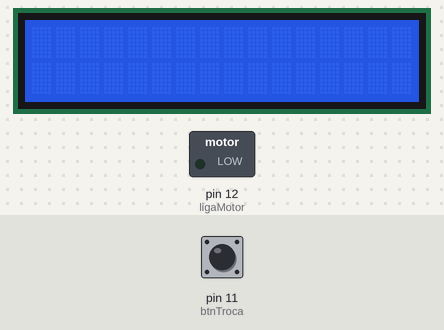
The sketch below on a simulated Arduino Uno, built with avr-gcc and run on an emulated ATmega328P. On the bench: 16×2 character LCD, switched loads named in the sketch (green lamp = pin HIGH). The test bench sets the inputs (shaded band); at power-on: pin 11 (btnTroca) HIGH. Pins used as bus, display or sensor lines are not drawn.

Above: at 1.2 s.
1.3 s: pin 11 (btnTroca) pulled LOW for 0.15 s
At 2.1 s:
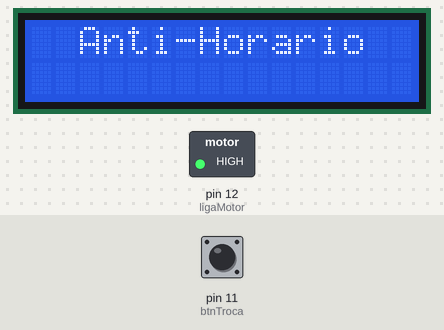
2.9 s: pin 11 (btnTroca) pulled LOW for 3.2 s
At 3.3 s:
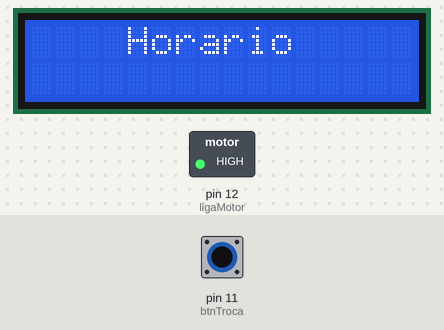
Timing chart, 0 to 5.9 s (numbered marks = the images above; inputs shaded):
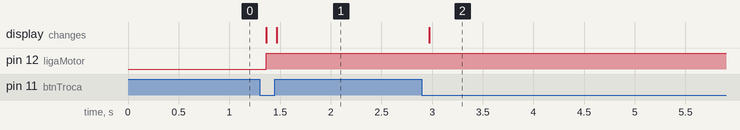

The sketch:

teste.ino
```cpp
/*PRograma*/

#include <LiquidCrystal.h>

int A = 4;
int B = 5;
int C = 6;
int D = 7;
int btnTroca = 11;
int txtDisplay = 10;
int ligaMotor = 12;
int ctd = 0;
int valorDisplay = 0;

LiquidCrystal lcd(8,9,4,5,6,7);

// the setup routine runs once when you press reset:
void setup() {
  // initialize the digital pin as an output.
  pinMode(A, OUTPUT);
  pinMode(B, OUTPUT);
  pinMode(C, OUTPUT);
  pinMode(D, OUTPUT);
  pinMode(txtDisplay, OUTPUT);
  pinMode(ligaMotor, OUTPUT);
  pinMode(btnTroca, INPUT);

  lcd.begin(16, 2);

}

// the loop routine runs over and over again forever:
void loop() {

  if ((digitalRead(btnTroca) == 0)&&(valorDisplay == 0)){

    digitalWrite(ligaMotor, LOW);
    digitalWrite(txtDisplay, HIGH);
    valorDisplay = 1;
    lcd.setCursor(0, 0);
    lcd.print("    Horario     ");
    digitalWrite(txtDisplay, LOW);
    digitalWrite(ligaMotor, HIGH);

  }

  if ((digitalRead(btnTroca) == 1)&&(valorDisplay == 1)){

    digitalWrite(ligaMotor, LOW);
    digitalWrite(txtDisplay, HIGH);
    valorDisplay = 0;
    lcd.setCursor(0, 0);
    lcd.print("  Anti-Horario  ");
    digitalWrite(txtDisplay, LOW);
    digitalWrite(ligaMotor, HIGH);

  }


  if (digitalRead(btnTroca) == 0){

     ctd = ctd + 1;

     if (ctd > 5){

       ctd = 1;

     }

  }else{

    ctd = ctd - 1;
    if (ctd < 1){

      ctd = 4;

    }

  }

  if (ctd == 1){

    digitalWrite(A, HIGH);
    digitalWrite(B, LOW);
    digitalWrite(C, LOW);
    digitalWrite(D, LOW);

  }

  if (ctd == 2){

    digitalWrite(B, HIGH);
    digitalWrite(A, LOW);
    digitalWrite(C, LOW);
    digitalWrite(D, LOW);

  }

  if (ctd == 3){

    digitalWrite(C, HIGH);
    digitalWrite(B, LOW);
    digitalWrite(A, LOW);
    digitalWrite(D, LOW);

  }

  if (ctd == 4){

    digitalWrite(D, HIGH);
    digitalWrite(B, LOW);
    digitalWrite(C, LOW);
    digitalWrite(A, LOW);

  }


  delay(100);               // wait for a second

}
```

Measured:
- after the input at 1.3 s, pin 12 (ligaMotor): LOW → HIGH after 0.07 s; the display: first changes after 0.07 s (image 1 shows a later state)
- after the input at 2.9 s, the display: changes after 0.07 s (image 2)
